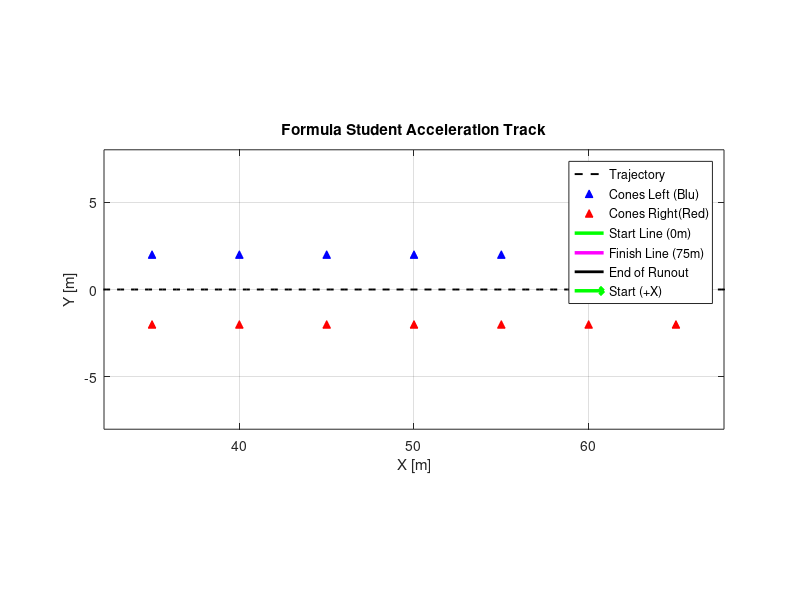

The MATLAB script that drew this image: (Note: this script raises an error after producing the figure.)
%% Generatore Tracciato FSAE ACCELERATION (Regole D5 - Start in (0,0) lungo +X)
% clear; clc; close all;

% --- Regolamento D5 ---
track_width    = 4.0;         % [m] Larghezza minima carreggiata (3.0 m)
L_accel        = 75.0;        % [m] Lunghezza prova  (Start -> Finish)
L_runout       = 60.0;        % [m] Spazio di arresto / Runout dopo il traguardo
L_total        = L_accel + L_runout; % [m] 135 m totali di rettilineo
cone_spacing   = 5.0;         % [m] Spaziatura coni lungo il rettilineo (~5 m)

ax_max_accel   = 1.0*1.1 * 9.81;  % [m/s^2] Max accelerazione longitudinale in trazione
v_max_top      = 35.0;        % [m/s] (~126 km/h) Velocità max raggiungibile
ds             = 0.2;         % [m] Risoluzione spaziale

% 1. Definizione Traiettoria (Rettilineo puro lungo +X da 0 a L_total)
X_ref = 0:ds:L_total;
Y_ref = zeros(size(X_ref));

% 2. Generazione Coni di Delimitazione (sx: Y = +1.5m, dx: Y = -1.5m)
x_cones = 0:cone_spacing:L_total;

cones_left  = [x_cones',  (track_width/2) * ones(size(x_cones))'];
cones_right = [x_cones', -(track_width/2) * ones(size(x_cones))'];

% 3. Calcolo Segnali e Profilo Velocità Target
ds_array = sqrt(diff(X_ref).^2 + diff(Y_ref).^2);
s_ref = [0, cumsum(ds_array)];

curvature = zeros(size(X_ref)) + 1e-4; % Curvatura nulla (rettilineo)
psi_ref   = zeros(size(X_ref));        % Heading costante = 0 rad (+X)

% Profilo di Accelerazione Massima (invariato rispetto a prima)
V_fwd = zeros(size(X_ref));
V_fwd(1) = 0.0; % Partenza da fermo
for i = 2:length(X_ref)
    ds_i = s_ref(i) - s_ref(i-1);
    if s_ref(i) <= L_accel
        % Piena accelerazione nei primi 75m
        V_fwd(i) = min(v_max_top, sqrt(V_fwd(i-1)^2 + 2 * ax_max_accel * ds_i));
    else
        % Mantenimento velocità al traguardo
        V_fwd(i) = V_fwd(i-1);
    end
end

% Oltre il traguardo (L_accel) il target è fisso a zero: il PID longitudinale
% (Sezione 4.3.1) vedrà un errore negativo e comanderà il freno a fondo scala
% per tutto il tempo necessario, senza una curva di frenata precalcolata qui.
V_ref = V_fwd;
V_ref(s_ref > L_accel) = 0.0;
V_ref = movmean(V_ref, 5);

% Struttura Unificata per Simulink
trackData.s     = s_ref';
trackData.X     = X_ref';
trackData.Y     = Y_ref';
trackData.psi   = psi_ref';
trackData.V     = V_ref';
trackData.kappa = curvature';
trackData.Ltot  = s_ref(end);
trackData.is_closed = true;    % giro che si richiude su se stesso

% 4. Render Grafico della Pista di Accelerazione
figure('Name', 'Formula Student Acceleration Track', 'Color', 'w', 'Position', [100, 100, 1050, 450]);
plot(X_ref, Y_ref, 'k--', 'LineWidth', 1.4); hold on;
plot(cones_left(:,1),  cones_left(:,2),  'b^', 'MarkerFaceColor', 'b', 'MarkerSize', 5.5);
plot(cones_right(:,1), cones_right(:,2), 'r^', 'MarkerFaceColor', 'r', 'MarkerSize', 5.5);

% Linee Start (0m) e Finish (75m)
plot([0, 0],             [-track_width/2, track_width/2], 'g-', 'LineWidth', 2.5);
plot([L_accel, L_accel], [-track_width/2, track_width/2], 'm-', 'LineWidth', 2.5);
plot([L_total, L_total], [-track_width/2, track_width/2], 'k-', 'LineWidth', 2.0);

quiver(0, 0, 15, 0, 0, 'g', 'LineWidth', 2.5, 'MaxHeadSize', 0.8);
axis equal; grid on;
ylim([-8, 8]);
xlabel('X [m]'); ylabel('Y [m]');
title('Formula Student Acceleration Track');
legend('Trajectory', 'Cones Left (Blu)', 'Cones Right(Red)', ...
       'Start Line (0m)', 'Finish Line (75m)', 'End of Runout', 'Start (+X)', 'Location', 'best');
drawnow;

% 5. Generazione Mesh STL per Simulation 3D Actor (Unreal Engine)
cone_h = 0.5; cone_r = 0.175; n_sides = 12;
th_c = linspace(0, 2*pi, n_sides+1); th_c(end) = [];
v_base = [cone_r * cos(th_c)', cone_r * sin(th_c)', zeros(n_sides, 1)];
v_apex = [0, 0, cone_h];
single_cone_verts = [v_base; v_apex];

faces = [];
for k = 1:n_sides
    k_next = mod(k, n_sides) + 1;
    faces = [faces; k, k_next, n_sides+1];
end

% Mesh SX
verts_all_L = []; faces_all_L = [];
for i = 1:size(cones_left, 1)
    offset_idx = size(verts_all_L, 1);
    v_shifted = single_cone_verts + [cones_left(i, 1), -cones_left(i, 2), 0];
    verts_all_L = [verts_all_L; v_shifted];
    faces_all_L = [faces_all_L; faces + offset_idx];
end
stlwrite(triangulation(faces_all_L, verts_all_L), 'cones_left.stl');

% Mesh DX
verts_all_R = []; faces_all_R = [];
for i = 1:size(cones_right, 1)
    offset_idx = size(verts_all_R, 1);
    v_shifted = single_cone_verts + [cones_right(i, 1), -cones_right(i, 2), 0];
    verts_all_R = [verts_all_R; v_shifted];
    faces_all_R = [faces_all_R; faces + offset_idx];
end
stlwrite(triangulation(faces_all_R, verts_all_R), 'cones_right.stl');
xlim([-5 140]);
disp('Acceleration Track generato: cones_left.stl e cones_right.stl aggiornati!');
